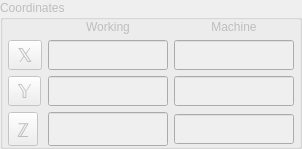
         <widget class="QGroupBox" name="coordsGroupBox">
          <property name="enabled">
           <bool>false</bool>
          </property>
          <property name="sizePolicy">
           <sizepolicy hsizetype="Fixed" vsizetype="Fixed">
            <horstretch>0</horstretch>
            <verstretch>0</verstretch>
           </sizepolicy>
          </property>
          <property name="minimumSize">
           <size>
            <width>0</width>
            <height>0</height>
           </size>
          </property>
          <property name="maximumSize">
           <size>
            <width>16777215</width>
            <height>16777215</height>
           </size>
          </property>
          <property name="title">
           <string>Coordinates</string>
          </property>
          <layout class="QGridLayout" name="gridLayout_3">
           <property name="leftMargin">
            <number>5</number>
           </property>
           <property name="topMargin">
            <number>0</number>
           </property>
           <property name="rightMargin">
            <number>5</number>
           </property>
           <property name="bottomMargin">
            <number>0</number>
           </property>
           <item row="1" column="5">
            <widget class="GLineEdit" name="xMachineLineEdit">
             <property name="sizePolicy">
              <sizepolicy hsizetype="Preferred" vsizetype="Preferred">
               <horstretch>0</horstretch>
               <verstretch>0</verstretch>
              </sizepolicy>
             </property>
             <property name="minimumSize">
              <size>
               <width>120</width>
               <height>0</height>
              </size>
             </property>
             <property name="maximumSize">
              <size>
               <width>120</width>
               <height>16777215</height>
              </size>
             </property>
             <property name="font">
              <font>
               <family>Liberation Mono</family>
               <pointsize>14</pointsize>
              </font>
             </property>
             <property name="toolTip">
              <string>X machine coordinate</string>
             </property>
             <property name="alignment">
              <set>Qt::AlignRight|Qt::AlignTrailing|Qt::AlignVCenter</set>
             </property>
            </widget>
           </item>
           <item row="2" column="0">
            <widget class="QToolButton" name="yZeroToolButton">
             <property name="font">
              <font>
               <pointsize>14</pointsize>
              </font>
             </property>
             <property name="toolTip">
              <string>Zero Y working coordinate</string>
             </property>
             <property name="text">
              <string>𝕐</string>
             </property>
            </widget>
           </item>
           <item row="3" column="0">
            <widget class="QToolButton" name="zZeroToolButton">
             <property name="font">
              <font>
               <pointsize>14</pointsize>
              </font>
             </property>
             <property name="toolTip">
              <string>Zero Z working coordinate</string>
             </property>
             <property name="text">
              <string>ℤ</string>
             </property>
            </widget>
           </item>
           <item row="1" column="0">
            <widget class="QToolButton" name="xZeroToolButton">
             <property name="font">
              <font>
               <pointsize>14</pointsize>
              </font>
             </property>
             <property name="toolTip">
              <string>Zero X working coordinate</string>
             </property>
             <property name="text">
              <string>𝕏</string>
             </property>
            </widget>
           </item>
           <item row="1" column="1">
            <widget class="GLineEdit" name="xWorkingLineEdit">
             <property name="sizePolicy">
              <sizepolicy hsizetype="Fixed" vsizetype="Fixed">
               <horstretch>0</horstretch>
               <verstretch>0</verstretch>
              </sizepolicy>
             </property>
             <property name="minimumSize">
              <size>
               <width>120</width>
               <height>0</height>
              </size>
             </property>
             <property name="maximumSize">
              <size>
               <width>120</width>
               <height>16777215</height>
              </size>
             </property>
             <property name="font">
              <font>
               <family>Liberation Mono</family>
               <pointsize>14</pointsize>
              </font>
             </property>
             <property name="toolTip">
              <string>X working coordinate</string>
             </property>
             <property name="alignment">
              <set>Qt::AlignRight|Qt::AlignTrailing|Qt::AlignVCenter</set>
             </property>
            </widget>
           </item>
           <item row="2" column="1">
            <widget class="GLineEdit" name="yWorkingLineEdit">
             <property name="sizePolicy">
              <sizepolicy hsizetype="Fixed" vsizetype="Fixed">
               <horstretch>0</horstretch>
               <verstretch>0</verstretch>
              </sizepolicy>
             </property>
             <property name="minimumSize">
              <size>
               <width>120</width>
               <height>0</height>
              </size>
             </property>
             <property name="maximumSize">
              <size>
               <width>120</width>
               <height>16777215</height>
              </size>
             </property>
             <property name="font">
              <font>
               <family>Liberation Mono</family>
               <pointsize>14</pointsize>
              </font>
             </property>
             <property name="toolTip">
              <string>Y working coordinate</string>
             </property>
             <property name="alignment">
              <set>Qt::AlignRight|Qt::AlignTrailing|Qt::AlignVCenter</set>
             </property>
            </widget>
           </item>
           <item row="3" column="1">
            <widget class="GLineEdit" name="zWorkingLineEdit">
             <property name="sizePolicy">
              <sizepolicy hsizetype="Preferred" vsizetype="Preferred">
               <horstretch>0</horstretch>
               <verstretch>0</verstretch>
              </sizepolicy>
             </property>
             <property name="minimumSize">
              <size>
               <width>120</width>
               <height>0</height>
              </size>
             </property>
             <property name="maximumSize">
              <size>
               <width>120</width>
               <height>16777215</height>
              </size>
             </property>
             <property name="font">
              <font>
               <family>Liberation Mono</family>
               <pointsize>14</pointsize>
              </font>
             </property>
             <property name="toolTip">
              <string>Z working coordinate</string>
             </property>
             <property name="alignment">
              <set>Qt::AlignRight|Qt::AlignTrailing|Qt::AlignVCenter</set>
             </property>
            </widget>
           </item>
           <item row="2" column="5">
            <widget class="GLineEdit" name="yMachineLineEdit">
             <property name="sizePolicy">
              <sizepolicy hsizetype="Preferred" vsizetype="Preferred">
               <horstretch>0</horstretch>
               <verstretch>0</verstretch>
              </sizepolicy>
             </property>
             <property name="minimumSize">
              <size>
               <width>120</width>
               <height>0</height>
              </size>
             </property>
             <property name="maximumSize">
              <size>
               <width>120</width>
               <height>16777215</height>
              </size>
             </property>
             <property name="font">
              <font>
               <family>Liberation Mono</family>
               <pointsize>14</pointsize>
              </font>
             </property>
             <property name="toolTip">
              <string>Y machine coordinate</string>
             </property>
             <property name="alignment">
              <set>Qt::AlignRight|Qt::AlignTrailing|Qt::AlignVCenter</set>
             </property>
            </widget>
           </item>
           <item row="3" column="5">
            <widget class="GLineEdit" name="zMachineLineEdit">
             <property name="sizePolicy">
              <sizepolicy hsizetype="Fixed" vsizetype="Fixed">
               <horstretch>0</horstretch>
               <verstretch>0</verstretch>
              </sizepolicy>
             </property>
             <property name="minimumSize">
              <size>
               <width>120</width>
               <height>0</height>
              </size>
             </property>
             <property name="maximumSize">
              <size>
               <width>120</width>
               <height>16777215</height>
              </size>
             </property>
             <property name="font">
              <font>
               <family>Liberation Mono</family>
               <pointsize>14</pointsize>
              </font>
             </property>
             <property name="toolTip">
              <string>Z machine coordinate</string>
             </property>
             <property name="alignment">
              <set>Qt::AlignRight|Qt::AlignTrailing|Qt::AlignVCenter</set>
             </property>
            </widget>
           </item>
           <item row="0" column="1">
            <widget class="QLabel" name="workingLabel">
             <property name="sizePolicy">
              <sizepolicy hsizetype="Preferred" vsizetype="Preferred">
               <horstretch>0</horstretch>
               <verstretch>0</verstretch>
              </sizepolicy>
             </property>
             <property name="text">
              <string>Working</string>
             </property>
             <property name="alignment">
              <set>Qt::AlignCenter</set>
             </property>
            </widget>
           </item>
           <item row="0" column="5">
            <widget class="QLabel" name="machineLabel">
             <property name="sizePolicy">
              <sizepolicy hsizetype="Preferred" vsizetype="Preferred">
               <horstretch>0</horstretch>
               <verstretch>0</verstretch>
              </sizepolicy>
             </property>
             <property name="text">
              <string>Machine</string>
             </property>
             <property name="alignment">
              <set>Qt::AlignCenter</set>
             </property>
            </widget>
           </item>
          </layout>
         </widget>
